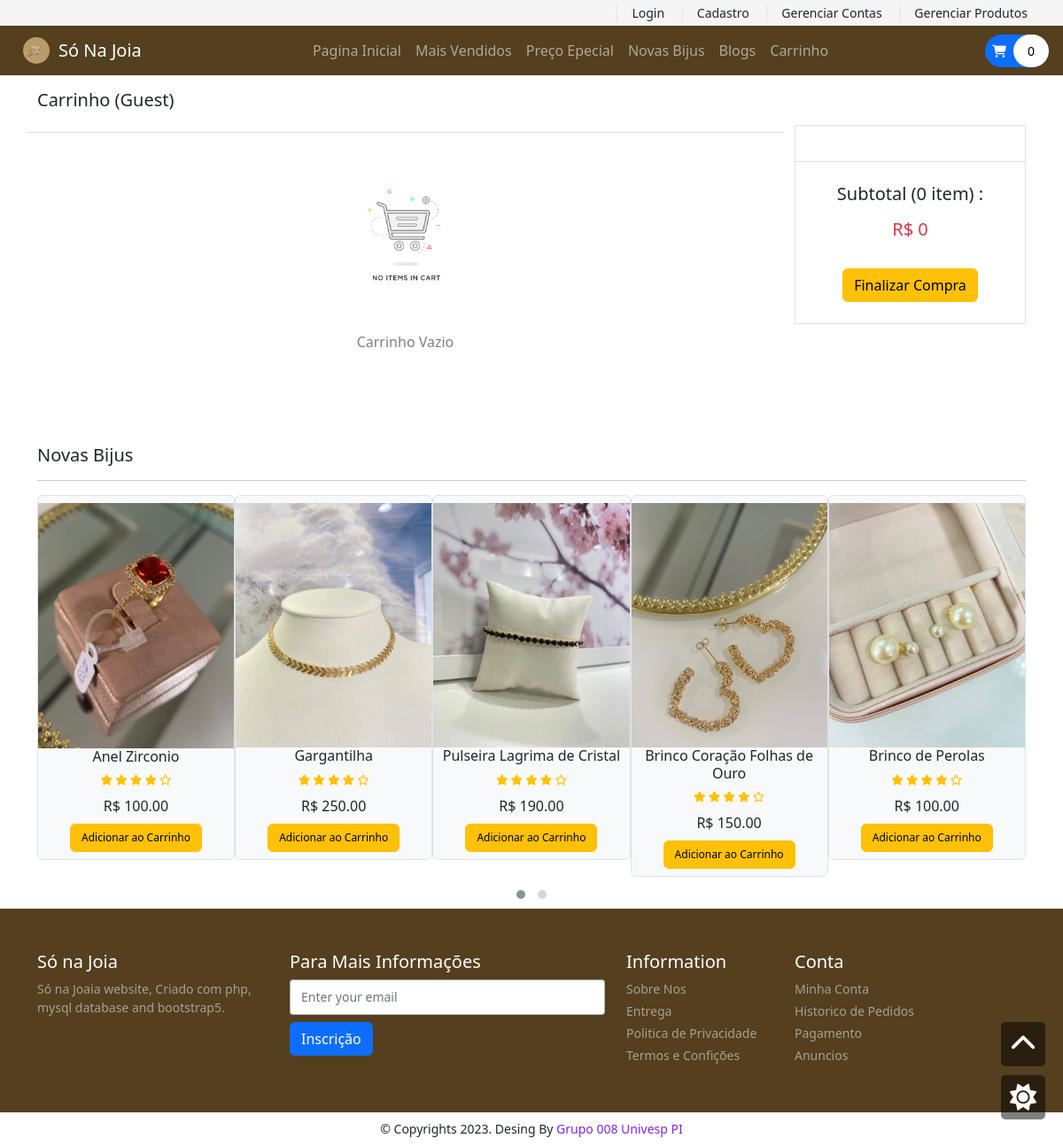
The app's page /cart.php with its own data.
### tables this page shows
CREATE TABLE `product` (
  `id` int(10) unsigned NOT NULL AUTO_INCREMENT,
  `name` varchar(100) NOT NULL,
  `brand` int(10) unsigned NOT NULL,
  `price` double(10,2) unsigned NOT NULL,
  `image` varchar(100) NOT NULL,
  PRIMARY KEY (`id`),
  KEY `brand` (`brand`),
  KEY `id` (`id`),
  CONSTRAINT `product_ibfk_1` FOREIGN KEY (`brand`) REFERENCES `manufacturer` (`id`) ON DELETE NO ACTION ON UPDATE NO ACTION
);

### cart.php (called while the page is built, shortened)
<?php
include('func/header.php');
?>
<?php
count($cart->getCart($_COOKIE['user_id'] ?? 0)) ? include('libs/_cart-template.php') : include('libs/_cart-notFound.php');
include('libs/_new-bijus.php');
?>
<?php
include('func/footer.php');
?>

### func/functions.php (called while the page is built, shortened)
<?php
require('func/DBConnect.php');
require('func/Cart.php');
require('func/Account.php');
require('func/Product.php');
$db = new Connect();
$product = new Product($db);
$productData = $product->getData();
$cart = new Cart($db);
$acc = new Account($db);
$accData = $acc->getData();
?>

### func/Cart.php (called while the page is built, shortened)
<?php
class Cart
{
    public $db = null;
    public function __construct(Connect $db)
    {
        $this->db = $db;
    }
    public function getCart($userid = null, $table = 'cart')
    {
        $sql = "SELECT * FROM {$table} WHERE user_id={$userid}";
        $result = $this->db->con->query($sql);
        $resultArray = array();
        return $resultArray;
    }
}

### func/DBConnect.php (called while the page is built, shortened)
<?php
class Connect
{
    protected $host = '127.0.0.1';
    protected $user = 'root';
    protected $password = '';
    protected $database = 'semijoiaprod';
    public function __construct()
    {
        $this->con = mysqli_connect($this->host, $this->user, $this->password, $this->database);
    }
}
?>

### func/Account.php (called while the page is built, shortened)
<?php
class Account
{
    public $db = null;
    public function __construct(Connect $db)
    {
        $this->db = $db;
    }
    public function getData($table = 'account')
    {
        $sql = "SELECT * FROM {$table}";
        $result = $this->db->con->query($sql);
        $resultArray = array();
        if ($result->num_rows > 0) {
            while ($item = mysqli_fetch_array($result, MYSQLI_ASSOC)) {
                $resultArray[] = $item;
            }
        }
        return $resultArray;
    }
}

### func/Product.php (called while the page is built, shortened)
<?php
class Product
{
    public $db = null;
    public function __construct(Connect $db)
    {
        $this->db = $db;
    }
    public function getData($table = 'product')
    {
        $sql = "SELECT * FROM {$table}";
        $result = $this->db->con->query($sql);
        $resultArray = array();
        if ($result->num_rows > 0) {
            while ($item = mysqli_fetch_array($result, MYSQLI_ASSOC)) {
                $resultArray[] = $item;
            }
        }
        return $resultArray;
    }
}

### libs/_new-bijus.php (the view, shortened to what this page needs)
<?php
shuffle($productData);
?>
<section id="new-bijus">
    <div class="container">
        <h4 class="font-size-20">Novas Bijus</h4>
        <hr>
        <div class="owl-carousel owl-theme">
            <?php foreach ($productData as $item) { ?>
                <div class="item py-2 border rounded-2 bg-light">
                    <div class="product">
                        <a href="<?php printf('%s?id=%s', 'product.php', $item['id']); ?>"><img
                                src="<?php echo $item['image']; ?>" alt="product1" class="img-fluid"></a>
                        <div class="text-center">
                            <h6>
                                <?php echo $item['name']; ?>
                            </h6>
                            <div class="rating text-warning font-size-12">
                                <span><i class="fas fa-star"></i></span>
                                <span><i class="fas fa-star"></i></span>
                                <span><i class="fas fa-star"></i></span>
                                <span><i class="fas fa-star"></i></span>
                                <span><i class="far fa-star"></i></span>
                            </div>
                            <div class="price py-2">
                                <span>R$
                                    <?php echo $item['price'] ?? '0'; ?>
                                </span>
                            </div>
                            <form method="POST">
                                <?php
                                if (in_array($item['id'], $cart->getCartId($cart->getCart($_COOKIE['user_id'] ?? 0)) ?? [])) {
                                    echo '<button type="submit" disabled class="btn btn-success font-size-12">No carrinho</button>';
                                } else {
                                    echo '<button type="submit" name="new_bijus_submit" class="btn btn-warning font-size-12">Adicionar ao Carrinho</button>';
                                }
                                ?>
                            </form>
                        </div>
                    </div>
                </div>
            <?php }  ?>
        </div>
    </div>
</section>

### func/header.php (shortened to what this page needs)
<!DOCTYPE html>
<html lang="en">
<head>
    <link href="https://cdn.jsdelivr.net/npm/bootstrap@5.2.3/dist/css/bootstrap.min.css" rel="stylesheet"
>
    <link rel="stylesheet" href="https://cdnjs.cloudflare.com/ajax/libs/OwlCarousel2/2.3.4/assets/owl.carousel.min.css"
 />
    <link rel="stylesheet"
        href="https://cdnjs.cloudflare.com/ajax/libs/OwlCarousel2/2.3.4/assets/owl.theme.default.min.css"
 />
    <link rel="stylesheet" href="./css/style.css">
    <link rel="stylesheet" href="./style.css">
    <?php
    require('func/functions.php');
    ?>
</head>
<body>
    <div class="form-check form-switch ms-auto mt-3 me-3" id="formSwitch">
        <label class="form-check-label ms-3" for="inputSwicher">
            <i class="fas fa-sun light-mode"></i>
        </label>
    </div>
    <a class="scroll-up" href="#top"><i class="fas fa-chevron-up"></i></a>
    <header id="header">
        <div class="topnav d-flex justify-content-end px-4 py-1">
            <div class="font-size-14">
                <a href="./login.php" class="px-3 border-start text-dark">
                    <?php if ($_SESSION['logged'] == true) {
                        echo $acc->getAccount($_COOKIE['user_id'])['username']; ?>
                        <img src="<?php echo $acc->getAccount($_COOKIE['user_id'], 'user')['avatar'] ?>" alt="avatar"
                            class="rounded-circle" style="width: 18px;height: 18px;" />
                    <?php } else {
                        echo "Login";
                    } ?>
                </a>
                <a href="./register.php" class="px-3 border-start text-dark">Cadastro</a>
                <a href="./account.php" class="px-3 border-start text-dark">Gerenciar Contas</a>
                <a href="./manage.php" class="px-3 border-start text-dark">Gerenciar Produtos</a>
            </div>
        </div>
        <nav class="navbar navbar-expand-lg px-3 navbar-dark color-second-bg">
            <img src="./assets/logo.jpeg" class="logo rounded-circle">
            <a class="navbar-brand" href="./index.php">Só Na Joia</a>
            <div class="collapse navbar-collapse" id="navbarNav">
                <ul class="navbar-nav m-auto">
                    <li class="nav-item active">
                        <a class="nav-link" href="./index.php">Pagina Inicial</a>
                    </li>
                    <li class="nav-item">
                        <a class="nav-link" href="./index.php#top-sale">Mais Vendidos</a>
                    </li>
                    <li class="nav-item">
                        <a class="nav-link" href="./index.php#special-price">Preço Epecial</a>
                    </li>
                    <li class="nav-item">
                        <a class="nav-link" href="./index.php#new-bijus">Novas Bijus</a>
                    </li>
                    <li class="nav-item">
                        <a class="nav-link" href="./index.php#blogs">Blogs</a>
                    </li>
                    <li class="nav-item">
                        <a class="nav-link" href="./cart.php">Carrinho</a>
                    </li>
                </ul>
                <form action="#" class="font-size-12">
                    <a href="./cart.php" class="d-flex align-items-center rounded-pill bg-primary">
                        <span class="font-size-14 px-2 py-2 text-white">
                            <i class="fas fa-shopping-cart" aria-hidden="true"></i>
                        </span>
                        <div class="px-3 py-2 font-size-14 rounded-pill text-black bg-white">
                            <?php echo count($cart->getCart($_COOKIE['user_id'] ?? 0)); ?>
                        </div>
                    </a>
                </form>
            </div>
        </nav>
    </header>
    <main id="main-site">

### libs/_cart-notFound.php
<section id="cart" class="py-3 mb-5">
    <div class="container">
        <h5 class="font-size-20">
            Carrinho <span>
                (<?php
                if ($_SESSION['logged'] == true) {
                    echo $acc->getAccount($_COOKIE['user_id'], 'user')['fullname'];
                } else {
                    echo 'Guest';
                }
                ?>)
            </span>
        </h5>
        <div class="row">
            <div class="col-sm-9">
                <div class="row border-top py-3 mt-3">
                    <div class="col-sm-12 text-center py-2">
                        <img src="./assets/empty_cart.png" alt="Empty Cart" class="img-fluid" style="height: 200px;">
                        <p class="font-size-16 text-black-50">Carrinho Vazio</p>
                    </div>
                </div>
            </div>
            <div class="col-sm-3">
                <div class="sub-total border text-center mt-2">
                    <h6 class="font-size-12  text-success py-3">
                    </h6>
                    <div class="border-top py-4">
                        <h5 class="font-size-20">
                            <p>Subtotal (0 item) :</p>
                            <p class="text-danger">
                                <span>R$</span>
                                <span id="deal-price"> 0 </span>
                            </p>
                        </h5>
                        <button type="submit" class="btn btn-warning mt-3" onclick="alert('Em desenvolvimento')">
                         Finalizar Compra
                        </button>
                    </div>
                </div>
            </div>
        </div>
    </div>
</section>

### func/footer.php (shortened to what this page needs)
</main>
<footer id="footer" class="text-white py-5">
    <div class="container">
        <div class="row">
            <div class="col-lg-3 col-12">
                <h4 class="font-size-20">Só na Joia</h4>
                <p class="font-size-14  text-white-50">Só na Joaia website, Criado com php, mysql
                    database and bootstrap5.</p>
            </div>
            <div class="col-lg-4 col-12">
                <h4 class="font-size-20">Para Mais Informações</h4>
                <form>
                    <div class="col">
                        <input type="text" class="form-control" placeholder="Enter your email">
                    </div>
                    <div class="col">
                        <button type="submit" class="btn btn-primary my-2">Inscrição</button>
                    </div>
                </form>
            </div>
            <div class="col-lg-2 col-12">
                <h4 class="font-size-20">Information</h4>
                <div class="d-flex flex-column flex-wrap">
                    <a href="#" class="font-size-14 text-white-50 pb-1">Sobre Nos</a>
                    <a href="#" class="font-size-14 text-white-50 pb-1">Entrega</a>
                    <a href="#" class="font-size-14 text-white-50 pb-1">Politica de Privacidade</a>
                    <a href="#" class="font-size-14 text-white-50 pb-1">Termos e Confições</a>
                </div>
            </div>
            <div class="col-lg-2 col-12">
                <h4 class="font-size-20">Conta</h4>
                <div class="d-flex flex-column flex-wrap">
                    <a href="#" class="font-size-14 text-white-50 pb-1">Minha Conta</a>
                    <a href="#" class="font-size-14 text-white-50 pb-1">Historico de Pedidos</a>
                    <a href="#" class="font-size-14 text-white-50 pb-1">Pagamento</a>
                    <a href="#" class="font-size-14 text-white-50 pb-1">Anuncios</a>
                </div>
            </div>
        </div>
    </div>
</footer>
<div class="copyright text-center py-2">
    <p class="font-size-14 my-0">&copy; Copyrights 2023. Desing By <a
            href="#" class="color-second">Grupo 008 Univesp PI</a></p>
</div>
</body>
</html>

### css/style.css (style rules this page uses)
* { padding: 0; margin: 0; box-sizing: border-box; }
html { color: #333; font-family: "Open Sans", sans-serif; }
.form-control { height: 40px; padding: 8px 12px; border: 1px solid #b3b3b3; border-radius: 3px; outline: none; font-size: 14px; }

### style.css (style rules this page uses)
button, button:focus { outline: none !important; box-shadow: none !important; }
html { font-family: "Open Sans", sans-serif; color: #333; scroll-behavior: smooth; }
#main-site { min-height: 300px; }
a { text-decoration: none; }
.font-size-12 { font-size: 12px; }
.font-size-14 { font-size: 14px; }
.font-size-16 { font-size: 16px; }
.font-size-20 { font-size: 20px; }
.color-second { color: #8224e3; }
.color-second-bg { background: #543f1f; }
.topnav { background-color: #f5f5f5; }
.scroll-up { position: fixed; bottom: 90px; right: 20px; cursor: pointer; background: rgba(0, 0, 0, 0.5); width: 50px; height: 50px; text-align: center; border-radius: 5px; z-index: 999; }
.scroll-up i { color: white; font-size: 30px; padding: 10px; }
#formSwitch { position: fixed; bottom: 30px; right: 20px; cursor: pointer; background: rgba(0, 0, 0, 0.5); width: 50px; height: 50px; text-align: center; margin: 0 !important; border-radius: 5px; z-index: 999; }
#formSwitch i { color: white; font-size: 30px; padding: 10px; }
#formSwitch label { position: absolute; top: 0; bottom: 0; left: 0; right: 0; margin: 0 !important; }
.logo { width: 30px; height: 30px; margin: 0px 10px; }
#footer { background: #543f1f; height: 230px; }
.copyright { height: 38px; }

### records on screen
product: image (picture), name "Anel Zirconio", price "100.00"
product: image (picture), name "Gargantilha", price "250.00"
product: image (picture), name "Pulseira Lagrima de Cristal", price "190.00"
product: image (picture), name "Brinco Coração Folhas de Ouro", price "150.00"
product: image (picture), name "Brinco de Perolas", price "100.00"

### other values on screen
count($cart->getCart($_COOKIE['user_id'] ?? 0)) "0"
